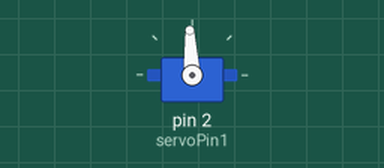
This sketch was run on a simulated Arduino Uno, built with avr-gcc and run on an emulated ATmega328P. Shown: servo. What the sketch prints to the serial monitor is not drawn.

Above: at 0.05 s.
Timing chart, 0 to 13.0 s (numbered marks = the images above):
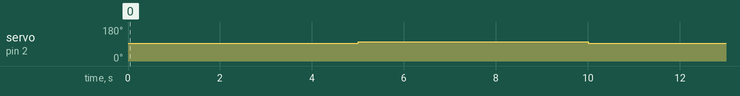

The sketch:

Brushless_test.ino
```cpp
#include <Servo.h>

byte servoPin4 = 5;
byte servoPin1 = 2;
byte servoPin2 = 3;
byte servoPin3 = 4;
Servo servo;

void setup() {
}

void loop() {
servo.attach(servoPin1);
Serial.begin(9600);
servo.writeMicroseconds(1500); // send "stop" signal to ESC.
delay(5000); // delay to allow the ESC to recognize the stopped signal
int signal1 = 1600; // Set signal value, which should be between 1100 and 1900
servo.writeMicroseconds(signal1); // Send signal to ESC.
delay(5000);
Serial.println("M1");

servo.attach(servoPin2);
Serial.begin(9600);
servo.writeMicroseconds(1500); // send "stop" signal to ESC.
delay(5000); // delay to allow the ESC to recognize the stopped signal
int signal2 = 1600; // Set signal value, which should be between 1100 and 1900
servo.writeMicroseconds(signal2); // Send signal to ESC.
delay(5000);
Serial.println("M2");

servo.attach(servoPin3);
Serial.begin(9600);
servo.writeMicroseconds(1500); // send "stop" signal to ESC.
delay(5000); // delay to allow the ESC to recognize the stopped signal
int signal3 = 1600; // Set signal value, which should be between 1100 and 1900
servo.writeMicroseconds(signal3); // Send signal to ESC.
delay(5000);
Serial.println("M3");

servo.attach(servoPin4);
Serial.begin(9600);
servo.writeMicroseconds(1500); // send "stop" signal to ESC.
delay(5000); // delay to allow the ESC to recognize the stopped signal
int signal4 = 1600; // Set signal value, which should be between 1100 and 1900
servo.writeMicroseconds(signal4); // Send signal to ESC.
delay(5000);
Serial.println("M4");
}

void North(){}
void South(){}
void East(){}
void West(){}
void NorthEast(){}
void NorthWest(){}
void SouthEast(){}
void SouthWest(){}
```

Measured:
- by itself, servo on pin 2 (servoPin1): alternates 102° for 5.0 s and 93° for 5.0 s
